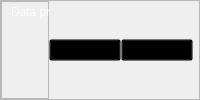
        <widget class="QFrame" name="frame_top">
         <property name="sizePolicy">
          <sizepolicy hsizetype="Preferred" vsizetype="Expanding">
           <horstretch>0</horstretch>
           <verstretch>2</verstretch>
          </sizepolicy>
         </property>
         <property name="styleSheet">
          <string notr="true">border-image:none</string>
         </property>
         <property name="frameShape">
          <enum>QFrame::StyledPanel</enum>
         </property>
         <property name="frameShadow">
          <enum>QFrame::Raised</enum>
         </property>
         <layout class="QHBoxLayout" name="horizontalLayout">
          <property name="spacing">
           <number>0</number>
          </property>
          <property name="leftMargin">
           <number>0</number>
          </property>
          <property name="topMargin">
           <number>0</number>
          </property>
          <property name="rightMargin">
           <number>0</number>
          </property>
          <property name="bottomMargin">
           <number>0</number>
          </property>
          <item>
           <widget class="QFrame" name="frame_5">
            <property name="sizePolicy">
             <sizepolicy hsizetype="Preferred" vsizetype="Preferred">
              <horstretch>10</horstretch>
              <verstretch>0</verstretch>
             </sizepolicy>
            </property>
            <property name="frameShape">
             <enum>QFrame::StyledPanel</enum>
            </property>
            <property name="frameShadow">
             <enum>QFrame::Raised</enum>
            </property>
            <widget class="QLabel" name="label">
             <property name="geometry">
              <rect>
               <x>10</x>
               <y>0</y>
               <width>441</width>
               <height>21</height>
              </rect>
             </property>
             <property name="sizePolicy">
              <sizepolicy hsizetype="Fixed" vsizetype="Preferred">
               <horstretch>0</horstretch>
               <verstretch>0</verstretch>
              </sizepolicy>
             </property>
             <property name="styleSheet">
              <string notr="true">color:white;
font:bold 10pt &quot;微软雅黑&quot;;

</string>
             </property>
             <property name="text">
              <string>Data process for Calcium Imaging</string>
             </property>
            </widget>
           </widget>
          </item>
          <item>
           <widget class="QFrame" name="window_button">
            <property name="sizePolicy">
             <sizepolicy hsizetype="Fixed" vsizetype="Preferred">
              <horstretch>2</horstretch>
              <verstretch>0</verstretch>
             </sizepolicy>
            </property>
            <property name="minimumSize">
             <size>
              <width>150</width>
              <height>0</height>
             </size>
            </property>
            <property name="maximumSize">
             <size>
              <width>150</width>
              <height>16777215</height>
             </size>
            </property>
            <layout class="QHBoxLayout" name="horizontalLayout_7">
             <property name="spacing">
              <number>0</number>
             </property>
             <property name="leftMargin">
              <number>0</number>
             </property>
             <property name="topMargin">
              <number>0</number>
             </property>
             <property name="rightMargin">
              <number>6</number>
             </property>
             <property name="bottomMargin">
              <number>0</number>
             </property>
             <item>
              <widget class="QPushButton" name="pushButton_hide_2">
               <property name="styleSheet">
                <string notr="true">QPushButton {
background:transparent;
}

QPushButton:hover {

background-color:rgba(127, 127, 127, 150);
margin-rigiht:2px;
margin-top:2px;
}

QPushButton:pressed{

border-width:1px;
border-height:1px;

}</string>
               </property>
               <property name="text">
                <string/>
               </property>
               <property name="icon">
                <iconset>
                 <normaloff>C:/Users/LiboLab/.designer/icon/24gl-minus.png</normaloff>C:/Users/LiboLab/.designer/icon/24gl-minus.png</iconset>
               </property>
              </widget>
             </item>
             <item>
              <widget class="QPushButton" name="pushButton_close_2">
               <property name="layoutDirection">
                <enum>Qt::LeftToRight</enum>
               </property>
               <property name="styleSheet">
                <string notr="true">QPushButton {
background:transparent;
}

QPushButton:hover {

background-color:rgba(255, 0, 0, 180);
margin-right:2px;
margin-top:2px;
}

QPushButton:pressed{

border-width:1px;
border-height:1px;

}</string>
               </property>
               <property name="text">
                <string/>
               </property>
               <property name="icon">
                <iconset>
                 <normaloff>C:/Users/LiboLab/.designer/icon/24gl-cross.png</normaloff>C:/Users/LiboLab/.designer/icon/24gl-cross.png</iconset>
               </property>
              </widget>
             </item>
            </layout>
           </widget>
          </item>
         </layout>
        </widget>
